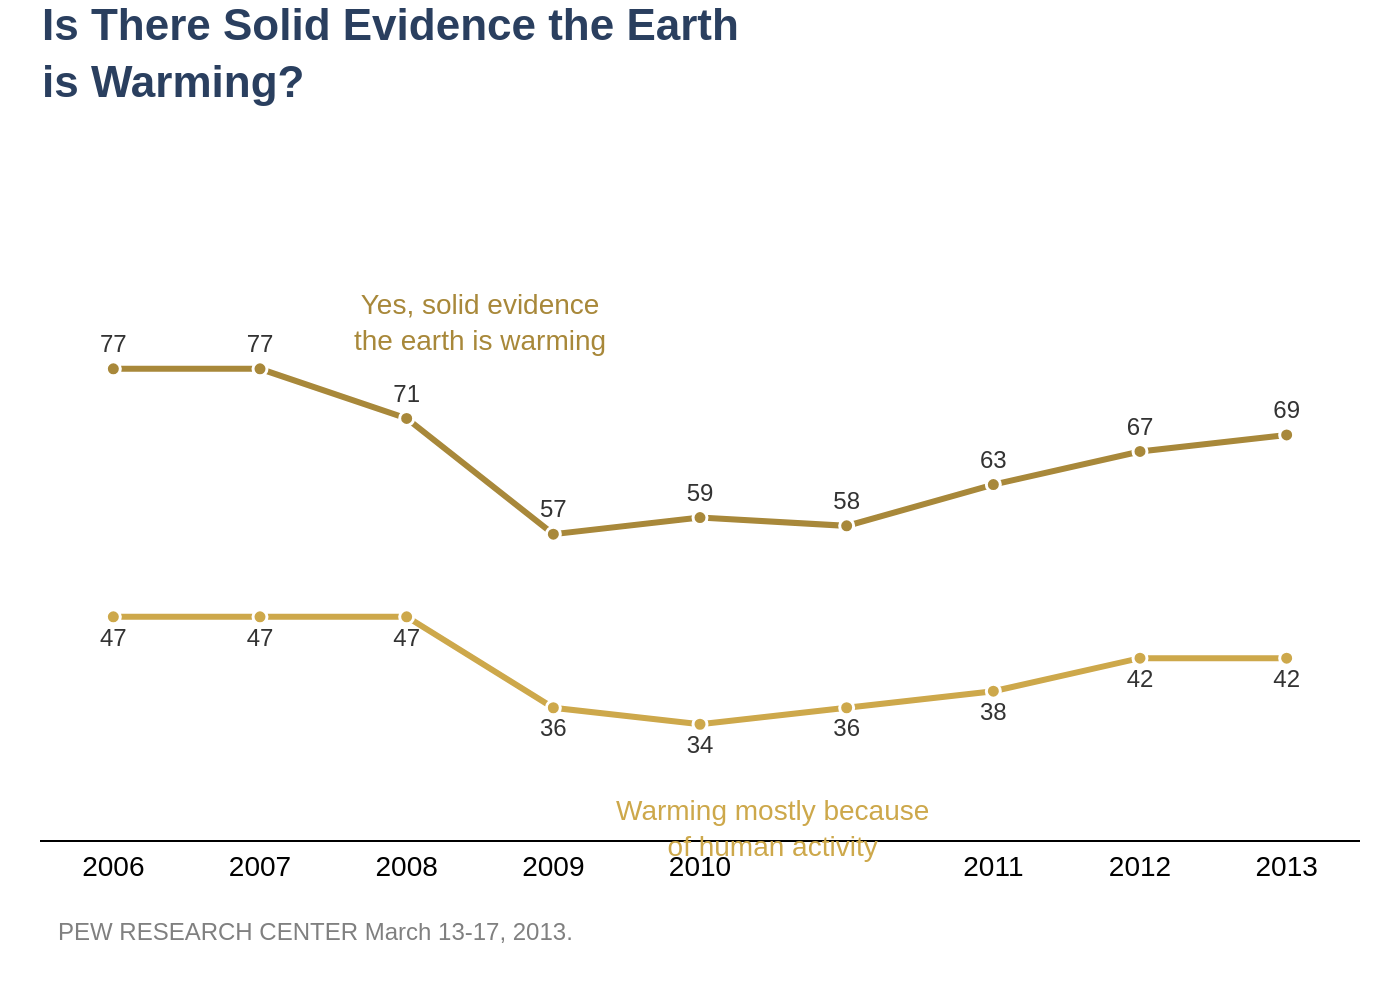

Write the Python code that produced this figure.
import sys
import json
import os
import plotly.graph_objects as go

if len(sys.argv) != 2:
    print(f"Usage: python {os.path.basename(__file__)} <json_file_path>")
    sys.exit(1)

json_path = sys.argv[1]

try:
    with open(json_path, 'r', encoding='utf-8') as f:
        chart_info = json.load(f)
except FileNotFoundError:
    print(f"Error: JSON file not found at {json_path}")
    sys.exit(1)

data_series = chart_info['chart_data']
texts = chart_info['texts']
colors = chart_info['colors']
xaxis_labels = chart_info['xaxis_labels']

fig = go.Figure()

for i, series in enumerate(data_series):
    text_position = 'top center' if i == 0 else 'bottom center'
    fig.add_trace(go.Scatter(
        x=series['x'],
        y=series['y'],
        mode='lines+markers+text',
        name=series['name'],
        line=dict(color=colors[i], width=3),
        marker=dict(color=colors[i], size=7, symbol='circle', line=dict(color='white', width=1.5)),
        text=[str(val) for val in series['y']],
        textposition=text_position,
        textfont=dict(family="Arial", size=12, color='#333333'),
        hoverinfo='none'
    ))

fig.add_annotation(
    x=2.5,
    y=78,
    text=texts['series_1_label'],
    showarrow=False,
    font=dict(family="Arial", size=14, color=colors[0]),
    align="center",
    xanchor="center",
    yanchor="bottom"
)

fig.add_annotation(
    x=4.5,
    y=26,
    text=texts['series_2_label'],
    showarrow=False,
    font=dict(family="Arial", size=14, color=colors[1]),
    align="center",
    xanchor="center",
    yanchor="top"
)

fig.update_layout(
    title=dict(
        text=texts['title'],
        y=0.96,
        x=0.03,
        xanchor='left',
        yanchor='top',
        font=dict(family="Arial", size=22)
    ),
    xaxis=dict(
        showgrid=False,
        showline=True,
        linecolor='black',
        linewidth=1,
        showticklabels=True,
        tickvals=xaxis_labels['tickvals'],
        ticktext=xaxis_labels['ticktext'],
        tickfont=dict(family="Arial", size=14, color='black'),
        zeroline=False,
        range=[-0.5, 8.5]
    ),
    yaxis=dict(
        visible=False,
        range=[20, 95]
    ),
    showlegend=False,
    plot_bgcolor='white',
    paper_bgcolor='white',
    margin=dict(l=20, r=20, t=110, b=80),
    font=dict(family="Arial")
)

fig.add_annotation(
    text=texts['source'],
    xref="paper", yref="paper",
    x=0.01, y=-0.12,
    showarrow=False,
    align="left",
    xanchor="left",
    yanchor="top",
    font=dict(family="Arial", size=12, color='grey')
)

base_filename = os.path.splitext(os.path.basename(json_path))[0]
output_filename = f"{base_filename}.png"

fig.write_image(output_filename, scale=2)

print(f"Chart saved to {output_filename}")
